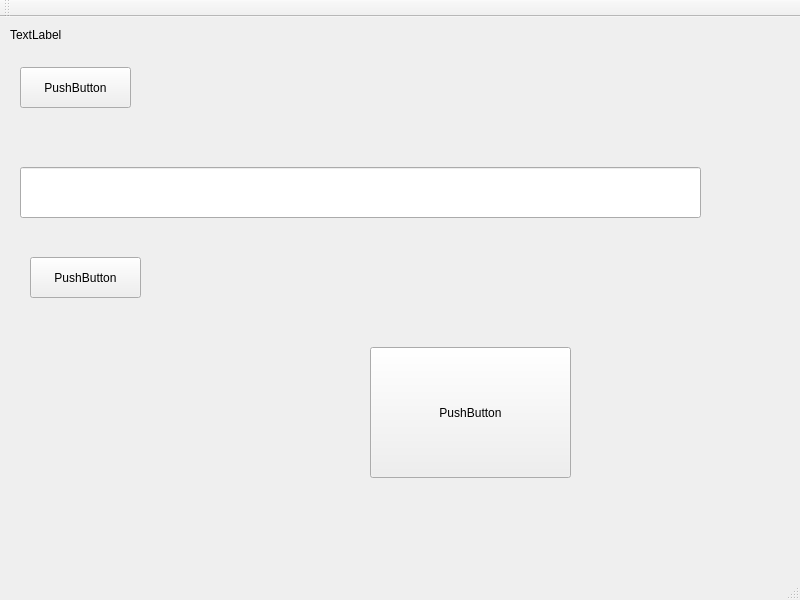
<?xml version="1.0" encoding="UTF-8"?>
<ui version="4.0">
 <class>MainWindow</class>
 <widget class="QMainWindow" name="MainWindow">
  <property name="geometry">
   <rect>
    <x>0</x>
    <y>0</y>
    <width>800</width>
    <height>600</height>
   </rect>
  </property>
  <property name="windowTitle">
   <string>MainWindow</string>
  </property>
  <widget class="QWidget" name="centralwidget">
   <widget class="QLabel" name="label">
    <property name="geometry">
     <rect>
      <x>10</x>
      <y>10</y>
      <width>771</width>
      <height>16</height>
     </rect>
    </property>
    <property name="text">
     <string>TextLabel</string>
    </property>
   </widget>
   <widget class="QPushButton" name="pushButton">
    <property name="geometry">
     <rect>
      <x>20</x>
      <y>50</y>
      <width>111</width>
      <height>41</height>
     </rect>
    </property>
    <property name="text">
     <string>PushButton</string>
    </property>
   </widget>
   <widget class="QPushButton" name="pushButton_2">
    <property name="geometry">
     <rect>
      <x>30</x>
      <y>240</y>
      <width>111</width>
      <height>41</height>
     </rect>
    </property>
    <property name="text">
     <string>PushButton</string>
    </property>
   </widget>
   <widget class="QLineEdit" name="lineEdit">
    <property name="geometry">
     <rect>
      <x>20</x>
      <y>150</y>
      <width>681</width>
      <height>51</height>
     </rect>
    </property>
   </widget>
   <widget class="QPushButton" name="super_btn">
    <property name="enabled">
     <bool>true</bool>
    </property>
    <property name="geometry">
     <rect>
      <x>370</x>
      <y>330</y>
      <width>201</width>
      <height>131</height>
     </rect>
    </property>
    <property name="text">
     <string>PushButton</string>
    </property>
   </widget>
  </widget>
  <widget class="QMenuBar" name="menubar">
   <property name="geometry">
    <rect>
     <x>0</x>
     <y>0</y>
     <width>800</width>
     <height>19</height>
    </rect>
   </property>
  </widget>
  <widget class="QStatusBar" name="statusbar"/>
  <widget class="QToolBar" name="toolBar">
   <property name="windowTitle">
    <string>toolBar</string>
   </property>
   <attribute name="toolBarArea">
    <enum>TopToolBarArea</enum>
   </attribute>
   <attribute name="toolBarBreak">
    <bool>false</bool>
   </attribute>
  </widget>
 </widget>
 <resources/>
 <connections>
  <connection>
   <sender>pushButton</sender>
   <signal>clicked()</signal>
   <receiver>label</receiver>
   <slot>show()</slot>
   <hints>
    <hint type="sourcelabel">
     <x>95</x>
     <y>96</y>
    </hint>
    <hint type="destinationlabel">
     <x>47</x>
     <y>49</y>
    </hint>
   </hints>
  </connection>
  <connection>
   <sender>pushButton_2</sender>
   <signal>clicked()</signal>
   <receiver>lineEdit</receiver>
   <slot>clear()</slot>
   <hints>
    <hint type="sourcelabel">
     <x>98</x>
     <y>283</y>
    </hint>
    <hint type="destinationlabel">
     <x>122</x>
     <y>210</y>
    </hint>
   </hints>
  </connection>
 </connections>
</ui>
